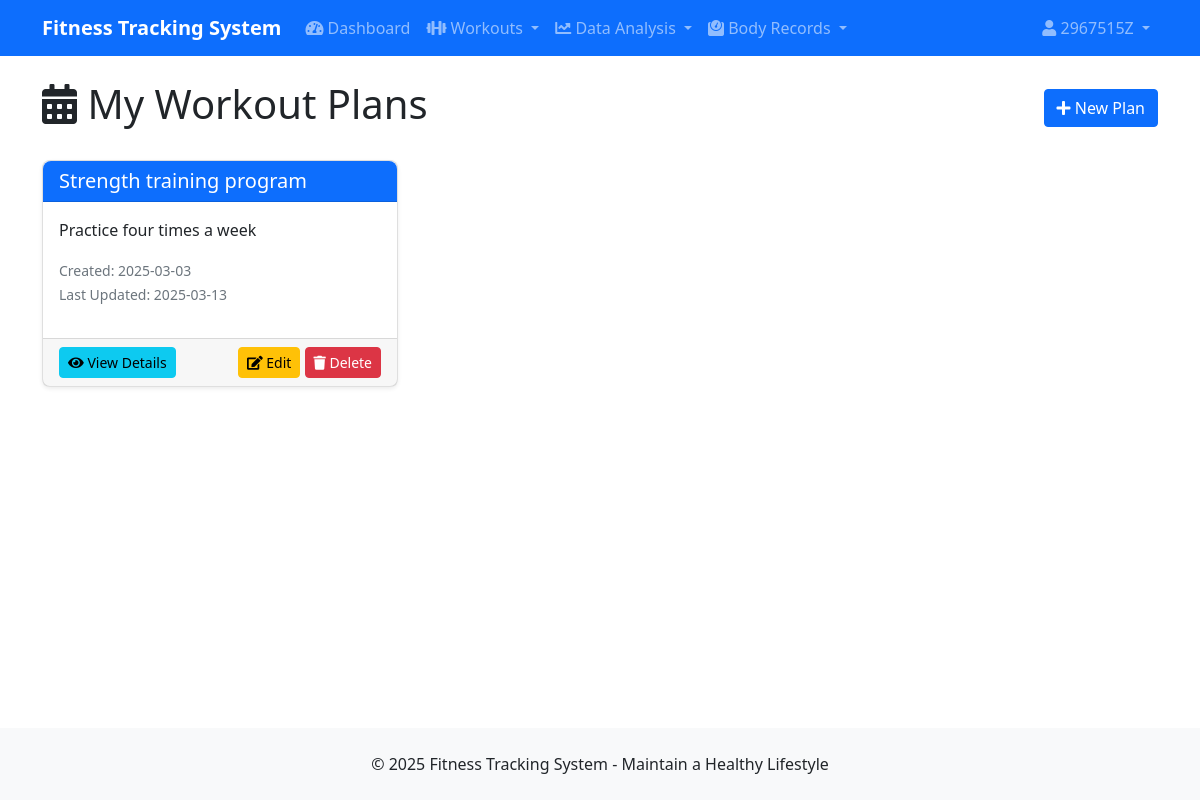
/workouts/plans/ (signed in), run on the app's committed database.
### users/models.py (models this page shows, shortened)
class CustomUser(AbstractUser):
    GENDER_CHOICES = (
        ('M', 'Male'),
        ('F', 'Female'),
        ('O', 'Other'),
    )
    gender = models.CharField(_('Gender'), max_length=1, choices=GENDER_CHOICES, blank=True)
    birth_date = models.DateField(_('Birth Date'), null=True, blank=True)
    height = models.FloatField(_('Height(cm)'), null=True, blank=True)
    weight = models.FloatField(_('Weight(kg)'), null=True, blank=True)
    profile_picture = models.ImageField(_('Profile Picture'), upload_to='profile_pics', blank=True)
    bio = models.TextField(_('Bio'), blank=True)
    target_weight = models.FloatField(_('target_weight(kg)'), null=True, blank=True)
    class Meta:
        verbose_name = _('User')
        verbose_name_plural = _('User')

### workouts/models.py (models this page shows, shortened)
class WorkoutPlan(models.Model):
    user = models.ForeignKey(CustomUser, on_delete=models.CASCADE, related_name='workout_plans')
    title = models.CharField(_('Plan Title'), max_length=200)
    description = models.TextField(_('Plan Description'), blank=True)
    created_at = models.DateTimeField(_('Created At'), auto_now_add=True)
    updated_at = models.DateTimeField(_('Updated At'), auto_now=True)
    class Meta:
        verbose_name = _('WorkoutPlan')
        verbose_name_plural = _('WorkoutPlan')
        ordering = ['-created_at']

### workouts/views.py (the view)
# urls.py: path('plans/', views.WorkoutPlanListView.as_view(), name='plan-list'),
class WorkoutPlanListView(LoginRequiredMixin, ListView):
    model = WorkoutPlan
    template_name = 'workouts/plan_list.html'
    context_object_name = 'plans'
    def get_queryset(self):
        return WorkoutPlan.objects.filter(user=self.request.user).order_by('-created_at')

### templates/workouts/plan_list.html (shortened to what this page needs)
{% extends 'base.html' %}
{% block content %}
<div class="d-flex justify-content-between align-items-center mb-4">
    <h1><i class="fas fa-calendar-alt"></i> My Workout Plans</h1>
    <a href="{% url 'plan-create' %}" class="btn btn-primary">
        <i class="fas fa-plus"></i> New Plan
    </a>
</div>
{% if plans %}
<div class="row">
    {% for plan in plans %}
    <div class="col-md-6 col-lg-4 mb-4">
        <div class="card h-100 workout-card">
            <div class="card-header bg-primary text-white">
                <h5 class="card-title mb-0">{{ plan.title }}</h5>
            </div>
            <div class="card-body">
                <p class="card-text">
                    {{ plan.description|truncatewords:20 }}
                </p>
                <p class="text-muted mb-0">
                    <small>Created: {{ plan.created_at|date:"Y-m-d" }}</small>
                </p>
                <p class="text-muted">
                    <small>Last Updated: {{ plan.updated_at|date:"Y-m-d" }}</small>
                </p>
            </div>
            <div class="card-footer d-flex justify-content-between">
                <a href="{% url 'plan-detail' plan.pk %}" class="btn btn-sm btn-info">
                    <i class="fas fa-eye"></i> View Details
                </a>
                <div>
                    <a href="{% url 'plan-update' plan.pk %}" class="btn btn-sm btn-warning">
                        <i class="fas fa-edit"></i> Edit
                    </a>
                    <a href="{% url 'plan-delete' plan.pk %}" class="btn btn-sm btn-danger">
                        <i class="fas fa-trash"></i> Delete
                    </a>
                </div>
            </div>
        </div>
    </div>
    {% endfor %}
</div>
{% endif %}
{% endblock %}

### templates/base.html (shortened to what this page needs)
<!DOCTYPE html>
<html lang="en">
<head>
    <link href="https://cdn.jsdelivr.net/npm/bootstrap@5.1.3/dist/css/bootstrap.min.css" rel="stylesheet">
    <link rel="stylesheet" href="https://cdnjs.cloudflare.com/ajax/libs/font-awesome/5.15.4/css/all.min.css">
    <link rel="stylesheet" href="https://cdnjs.cloudflare.com/ajax/libs/bootstrap-datepicker/1.9.0/css/bootstrap-datepicker.min.css">
    <link rel="stylesheet" href="/static/css/style.css">
</head>
<body>
    <nav class="navbar navbar-expand-lg navbar-dark bg-primary">
        <div class="container">
            <a class="navbar-brand" href="{% url 'dashboard' %}">Fitness Tracking System</a>
            <div class="collapse navbar-collapse" id="navbarNav">
                <ul class="navbar-nav me-auto">
                    {% if user.is_authenticated %}
                    <li class="nav-item">
                        <a class="nav-link" href="{% url 'dashboard' %}">
                            <i class="fas fa-tachometer-alt"></i> Dashboard
                        </a>
                    </li>
                    <li class="nav-item dropdown">
                        <a class="nav-link dropdown-toggle" href="#" id="workoutDropdown" role="button" data-bs-toggle="dropdown">
                            <i class="fas fa-dumbbell"></i> Workouts
                        </a>
                    </li>
                    <li class="nav-item dropdown">
                        <a class="nav-link dropdown-toggle" href="#" id="analysisDropdown" role="button" data-bs-toggle="dropdown">
                            <i class="fas fa-chart-line"></i> Data Analysis
                        </a>
                    </li>
                    <li class="nav-item dropdown">
                        <a class="nav-link dropdown-toggle" href="#" id="bodyDropdown" role="button" data-bs-toggle="dropdown">
                            <i class="fas fa-weight"></i> Body Records
                        </a>
                    </li>
                    {% endif %}
                </ul>
                <ul class="navbar-nav">
                    {% if user.is_authenticated %}
                    <li class="nav-item dropdown">
                        <a class="nav-link dropdown-toggle" href="#" id="userDropdown" role="button" data-bs-toggle="dropdown">
                            <i class="fas fa-user"></i> {{ user.username }}
                        </a>
                    </li>
                    {% endif %}
                </ul>
            </div>
        </div>
    </nav>
    <div class="container mt-4 mb-5">
        {% block content %}{% endblock %}
    </div>
    <footer class="bg-light py-4 mt-auto">
        <div class="container text-center">
            <p class="mb-0">&copy; 2025 Fitness Tracking System - Maintain a Healthy Lifestyle</p>
        </div>
    </footer>
</body>
</html>

### static/css/style.css (style rules this page uses)
body { display: flex; flex-direction: column; min-height: 100vh; }
.container { flex: 1; }
.navbar-brand { font-weight: bold; }
.card { box-shadow: 0 0.125rem 0.25rem rgba(0, 0, 0, 0.075); border-radius: 0.5rem; }
.card-header { border-top-left-radius: 0.5rem !important; border-top-right-radius: 0.5rem !important; }
.btn { border-radius: 0.25rem; }
.workout-card { transition: transform 0.2s; }

### data on the page
CustomUser: username "2967515Z"
WorkoutPlan: title "Strength training program", description "Practice four times a week", created_at "2025-03-03", updated_at "2025-03-13"
